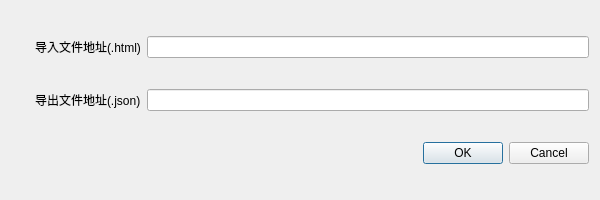
<?xml version="1.0" encoding="UTF-8"?>
<ui version="4.0">
 <class>Link</class>
 <widget class="QWidget" name="Link">
  <property name="geometry">
   <rect>
    <x>0</x>
    <y>0</y>
    <width>600</width>
    <height>200</height>
   </rect>
  </property>
  <property name="windowTitle">
   <string>Link</string>
  </property>
  <layout class="QHBoxLayout" name="horizontalLayout_2">
   <item>
    <widget class="QWidget" name="widget_3" native="true">
     <layout class="QHBoxLayout" name="horizontalLayout_3"/>
    </widget>
   </item>
   <item>
    <layout class="QVBoxLayout" name="verticalLayout">
     <item>
      <layout class="QHBoxLayout" name="horizontalLayout_4">
       <item>
        <widget class="QLabel" name="label_2">
         <property name="text">
          <string>导入文件地址(.html)</string>
         </property>
        </widget>
       </item>
       <item>
        <widget class="QLineEdit" name="fileloc"/>
       </item>
      </layout>
     </item>
     <item>
      <layout class="QHBoxLayout" name="horizontalLayout">
       <item>
        <widget class="QLabel" name="label">
         <property name="text">
          <string>导出文件地址(.json)</string>
         </property>
        </widget>
       </item>
       <item>
        <widget class="QLineEdit" name="jsonloc"/>
       </item>
      </layout>
     </item>
     <item>
      <widget class="QDialogButtonBox" name="buttonBox">
       <property name="standardButtons">
        <set>QDialogButtonBox::Cancel|QDialogButtonBox::Ok</set>
       </property>
      </widget>
     </item>
    </layout>
   </item>
  </layout>
 </widget>
 <resources/>
 <connections/>
</ui>
